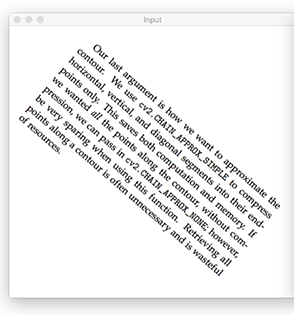
#> input picture images/text.png, 294 x 315 px, found by its file name
$ python image_rotate_new.py
#> lines starting #> are read from the running program, lines starting #| are printed output that depends on the picture; after the words box and inside, x2 and y2 are one past the last pixel; in counts of white or black regions, pixels touching at a corner belong together
#-*- coding: utf-8 -*-
"""
Created on Tue May 29 09:35:30 2018

@author: sripriya
"""
# import the necessary packages
import pytesseract
from PIL import Image
import cv2
import numpy as np
# load the image
image=Image.open(r'C:\Users\sripriya\Desktop\image_processing\images\text.png')
#> image is the input picture: PIL image 294x315 RGBA; mean R, G, B, A 239.1, 239.1, 239.1, 254.9
#convert the image type into numpy array for processing
img= np.asarray(image)
#converting the image into grayscale
gray = cv2.cvtColor(img, cv2.COLOR_BGR2GRAY)
gray = cv2.bitwise_not(gray)
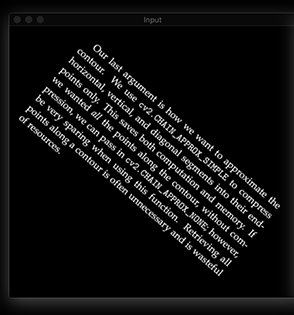
#> gray: shape (315, 294); min 0, max 255, mean 15.9
#to increase the threshold of the image
thresh = cv2.threshold(gray, 0, 255,
	cv2.THRESH_BINARY | cv2.THRESH_OTSU)[1]
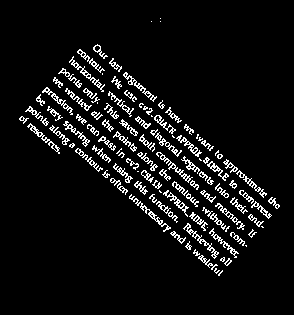
#> thresh: shape (315, 294); 6.8% white in thin lines or dots, all inside (x1, y1, x2, y2) = (19, 18, 280, 276)
coords = np.column_stack(np.where(thresh > 0))
#> coords = 6256 pairs, first value 18 to 275, second value 19 to 279
#getting angle of text in image
angle = cv2.minAreaRect(coords)[-1]
#> angle = -40.76
# the cv2.minAreaRect function returns values in the
# range [-90, 0); as the rectangle rotates clockwise the
# returned angle trends to 0 -- in this special case we
# need to add 90 degrees to the angle
if angle < -45:
	angle = -(90+angle)
# otherwise, just take the inverse of the angle to make
# it positive
else:
	angle = -angle
#> angle = 40.76
50
# rotate the image to deskew it
(h, w) = img.shape[:2]
#> h = 315; w = 294
center = (w // 2, h // 2)
#> center = (147, 157)
M = cv2.getRotationMatrix2D(center, angle, 1.0)
#> M = [[0.757, 0.653, -66.85], [-0.653, 0.757, 134.1]]
rotated = cv2.warpAffine(img, M, (w, h),
	flags=cv2.INTER_CUBIC, borderMode=cv2.BORDER_REPLICATE)
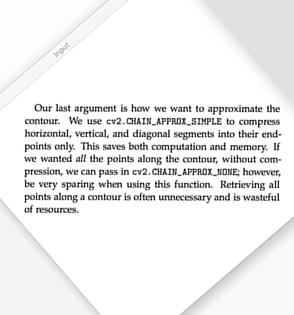
#> rotated: shape (315, 294, 4); mean R, G, B, A 238.2, 238.1, 238.2, 253.2; transparent parts drawn white
# draw the correction angle on the image so we can validate it
cv2.putText(rotated, "Angle: {:.2f} degrees".format(angle),
	(10, 30), cv2.FONT_HERSHEY_SIMPLEX, 0.7, (0, 0, 255), 2)
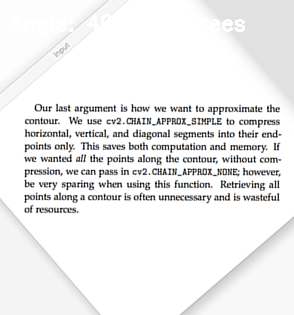
#> rotated: shape (315, 294, 4); 1.77% of pixels changed, all inside (x1, y1, x2, y2) = (10, 14, 245, 37); transparent parts drawn white
# show the output image and text
print("[INFO] angle: {:.3f}".format(angle))
#| [INFO] angle: 40.764
cv2.imwrite(r'C:\Users\sripriya\Desktop\image_processing\images\rot.png',rotated)
images=Image.open(r'C:\Users\sripriya\Desktop\image_processing\images\rot.png')
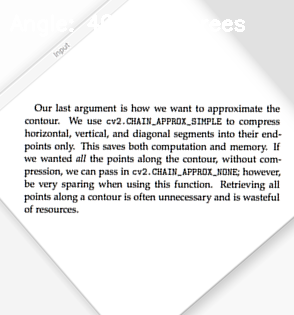
#> images: PIL image 294x315 RGBA; mean R, G, B, A 238.3, 233.7, 233.8, 248.8; transparent parts drawn white
#> (the run stopped early here; a loop or call above may not have finished)
